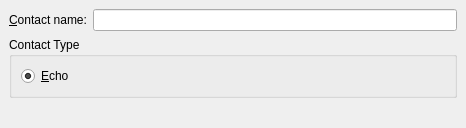
<ui version="4.0" >
 <author></author>
 <comment></comment>
 <exportmacro></exportmacro>
 <class>TestbedAddUI</class>
 <widget class="QWidget" name="TestbedAddUI" >
  <property name="geometry" >
   <rect>
    <x>0</x>
    <y>0</y>
    <width>466</width>
    <height>128</height>
   </rect>
  </property>
  <layout class="QVBoxLayout" >
   <property name="margin" >
    <number>9</number>
   </property>
   <property name="spacing" >
    <number>6</number>
   </property>
   <item>
    <layout class="QHBoxLayout" >
     <property name="margin" >
      <number>0</number>
     </property>
     <property name="spacing" >
      <number>6</number>
     </property>
     <item>
      <widget class="QLabel" name="textLabel1" >
       <property name="toolTip" >
        <string>The account name of the account you would like to add.</string>
       </property>
       <property name="whatsThis" >
        <string>The account name of the account you would like to add.</string>
       </property>
       <property name="text" >
        <string>&amp;Contact name:</string>
       </property>
       <property name="buddy" >
        <cstring>m_uniqueName</cstring>
       </property>
      </widget>
     </item>
     <item>
      <widget class="QLineEdit" name="m_uniqueName" >
       <property name="toolTip" >
        <string>The account name of the account you would like to add.</string>
       </property>
       <property name="whatsThis" >
        <string>The account name of the account you would like to add.</string>
       </property>
      </widget>
     </item>
    </layout>
   </item>
   <item>
    <widget class="QGroupBox" name="groupBox" >
     <property name="title" >
      <string>Contact Type</string>
     </property>
     <layout class="QVBoxLayout" >
      <property name="margin" >
       <number>9</number>
      </property>
      <property name="spacing" >
       <number>6</number>
      </property>
      <item>
       <widget class="QRadioButton" name="m_rbEcho" >
        <property name="toolTip" >
         <string>Hey look!  Only one option.  Could you please make this a dropdown and add Null?</string>
        </property>
        <property name="whatsThis" >
         <string>Hey look!  Only one option.  Could you please make this a dropdown and add Null?</string>
        </property>
        <property name="text" >
         <string>&amp;Echo</string>
        </property>
        <property name="checked" >
         <bool>true</bool>
        </property>
       </widget>
      </item>
     </layout>
    </widget>
   </item>
   <item>
    <spacer>
     <property name="orientation" >
      <enum>Qt::Vertical</enum>
     </property>
     <property name="sizeType" >
      <enum>QSizePolicy::Expanding</enum>
     </property>
     <property name="sizeHint" >
      <size>
       <width>20</width>
       <height>20</height>
      </size>
     </property>
    </spacer>
   </item>
  </layout>
 </widget>
 <layoutdefault spacing="6" margin="11" />
 <pixmapfunction>qPixmapFromMimeSource</pixmapfunction>
 <resources/>
 <connections/>
</ui>
